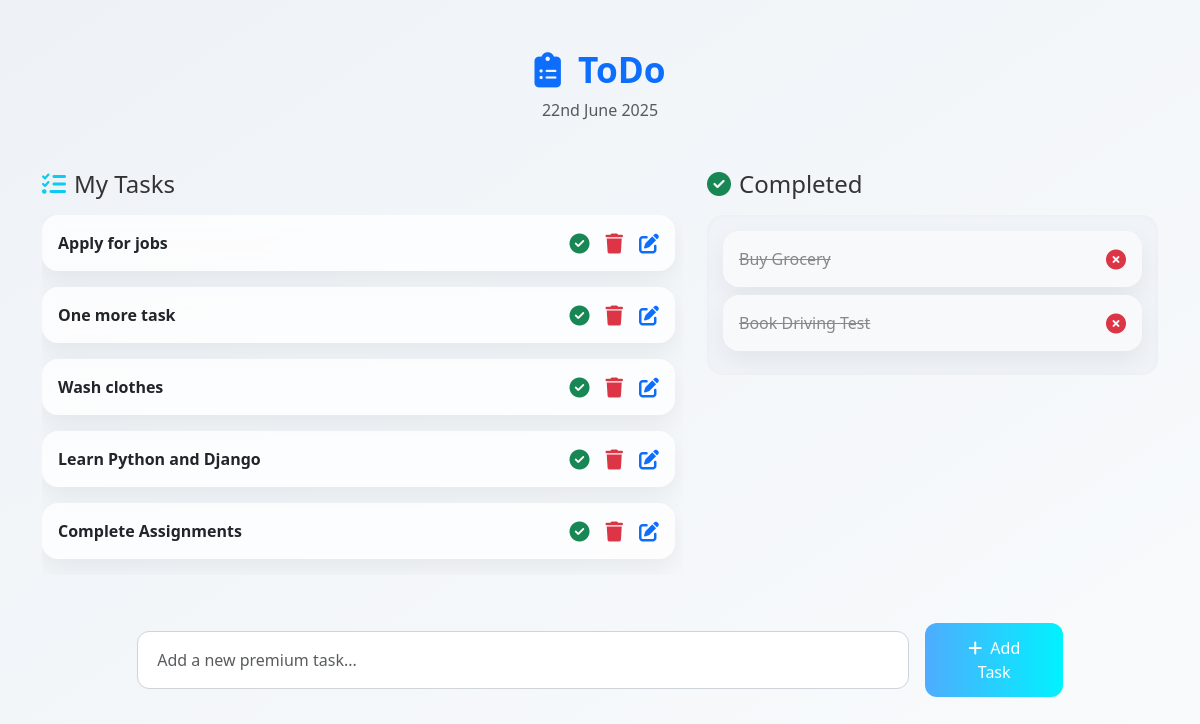
The app's page /, older data.
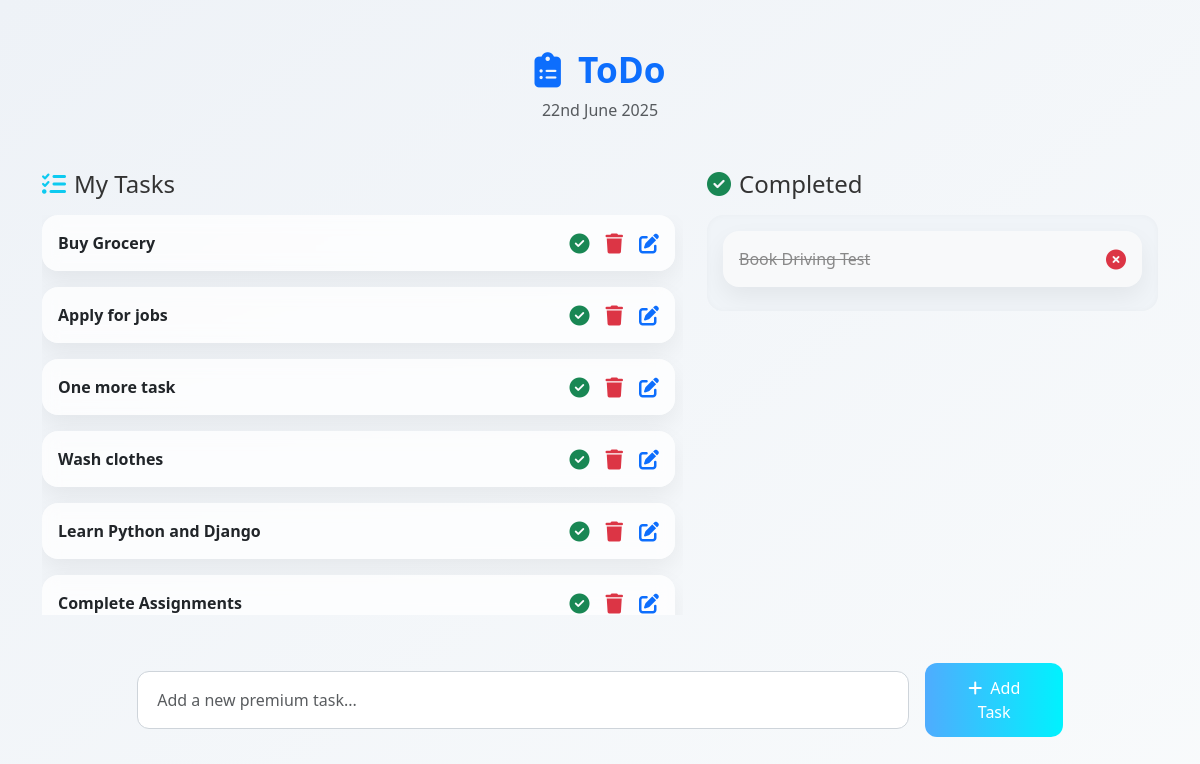
The same page, newer data.
### todoApp/models.py (models this page shows, shortened)
class Task(models.Model):
    task = models.CharField(max_length=255)
    is_completed = models.BooleanField(default=False)
    created_at = models.DateTimeField(auto_now_add=True)
    updated_at = models.DateTimeField(auto_now=True)

### todo_main/views.py (the view)
# urls.py: 2. Add a URL to urlpatterns:  path('', views.home, name='home')
def home(request):
    tasks = Task.objects.filter(is_completed=False).order_by('-updated_at') # tasks = Task.objects.filter(is_completed=False),     #print(tasks)
    completed_tasks = Task.objects.filter(is_completed=True) # print(completed_tasks)
    context = {
        'tasks': tasks, # orange task123 can also we can name it as our wish
        'completed_tasks': completed_tasks
    }
    return render(request, 'home.html', context)

### templates/home.html (shortened to what this page needs)
<!DOCTYPE html>
<html lang="en">
<head>
  <link href="https://cdn.jsdelivr.net/npm/bootstrap@5.3.0-alpha1/dist/css/bootstrap.min.css" rel="stylesheet" />
  <link rel="stylesheet" href="https://cdnjs.cloudflare.com/ajax/libs/font-awesome/6.5.0/css/all.min.css" />
</head>
<body>
  <div class="container py-5">
    <div class="main-header">
      <h3><i class="fa-solid fa-clipboard-list me-2 text-primary"></i> ToDo</h3>
      <p class="text-muted">{% now "jS F Y" %}</p>
    </div>
    <div class="row g-4 mb-5">
      <div class="col-md-7">
        <h4 class="mb-3"><i class="fa-solid fa-list-check text-info me-2"></i>My Tasks</h4>
        <div class="scroll-box">
          {% for i in tasks %}
          <div class="card mb-3">
            <div class="card-body d-flex justify-content-between align-items-center">
              <div class="fw-semibold">{{ i.task }}</div>
              <div class="d-flex align-items-center">
                <a href="{% url 'mark_as_done' i.pk %}" class="btn-icon text-success me-3" title="Mark as Done">
                  <i class="fa-solid fa-circle-check fa-lg"></i>
                </a>
                <a href="{% url 'delete_task' i.pk %}" class="btn-icon text-danger me-3" title="Delete">
                  <i class="fa-solid fa-trash fa-lg"></i>
                </a>
                <a href="{% url 'edit_task' i.id %}" class="btn-icon text-primary" title="Edit">
                  <i class="fa-solid fa-pen-to-square fa-lg"></i>
                </a>
              </div>
            </div>
          </div>
          {% empty %}
          <p class="text-muted">You have no tasks today. Add one below</p>
          {% endfor %}
        </div>
      </div>
      <div class="col-md-5">
        <h4 class="mb-3"><i class="fa-solid fa-check-circle text-success me-2"></i>Completed</h4>
        <div class="completed-section scroll-box">
          {% for i in completed_tasks %}
          <div class="card bg-light mb-2">
            <div class="card-body d-flex justify-content-between align-items-center task-done">
              <div>{{ i.task }}</div>
              <a href="{% url 'mark_as_undo' i.pk %}" class="btn-icon text-danger" title="Mark as Undo">
                <i class="fa-solid fa-circle-xmark fa-lg"></i>
              </a>
            </div>
          </div>
          {% empty %}
          <p class="text-muted">No tasks completed yet.</p>
          {% endfor %}
        </div>
      </div>
    </div>
    <div class="row">
      <div class="col-md-10 mx-auto">
        <form action="{% url 'addTask' %}" method="post" class="d-flex gap-3 align-items-center">
          <input type="text" name="task" class="form-control add-task-input" placeholder="Add a new premium task..." required>
          <button type="submit" class="add-task-btn">
            <i class="fa fa-plus me-1"></i> Add Task
          </button>
        </form>
      </div>
    </div>
  </div>
</body>
</html>

Row changes from the older to the newer data that the page shows:
changed Task "Buy Grocery": moves from the list under "Completed" to the list under "My Tasks"
